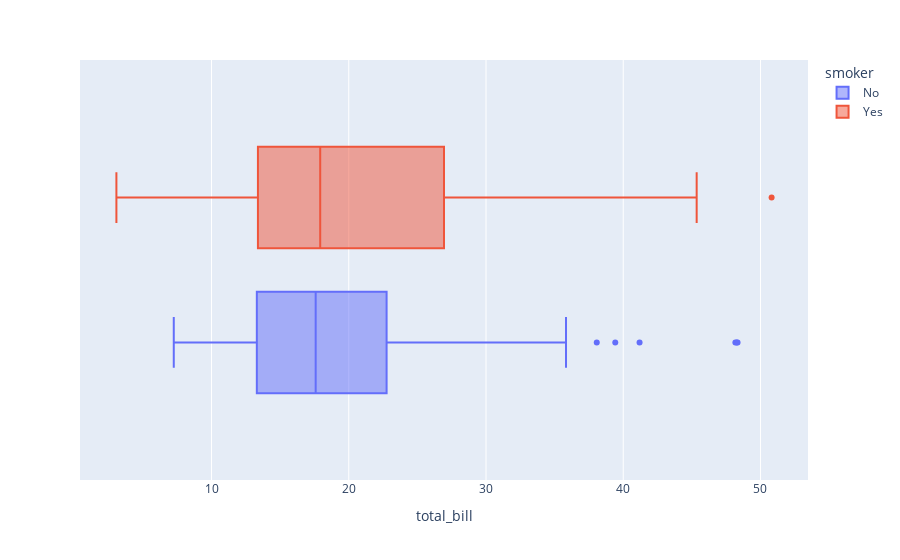

Here is the notebook cell this chart was saved with:
### Code cell
px.box(tips,'total_bill', color='smoker')

### Figure 1 — Plotly figure (JSON) as saved in the notebook; plotly's stock layout.template omitted (floating-point values rounded to 4 significant figures; data arrays with more than 128 entries replaced by an {"elided": "..."} marker saying what was removed)
{"data": [{"alignmentgroup": "True", "hovertemplate": "smoker=No<br>total_bill=%{x}<extra></extra>", "legendgroup": "No", "marker": {"color": "#636efa"}, "name": "No", "notched": false, "offsetgroup": "No", "orientation": "h", "showlegend": true, "type": "box", "x": {"elided": "151 float values"}, "x0": " ", "xaxis": "x", "y0": " ", "yaxis": "y"}, {"alignmentgroup": "True", "hovertemplate": "smoker=Yes<br>total_bill=%{x}<extra></extra>", "legendgroup": "Yes", "marker": {"color": "#EF553B"}, "name": "Yes", "notched": false, "offsetgroup": "Yes", "orientation": "h", "showlegend": true, "type": "box", "x": [45.35, 44.3, 50.81, 43.11, 40.55, 38.73, 40.17, 38.01, 32.83, 34.63, 34.65, 32.9, 31.85, 30.46, 30.06, 32.68, 30.14, 28.97, 28.44, 27.18, 28.15, 26.86, 27.28, 26.59, 24.27, 24.01, 28.17, 25.21, 25.89, 22.67, 25.28, 22.12, 23.1, 22.42, 21.01, 23.33, 20.9, 20.29, 23.17, 20.53, 19.44, 20.49, 17.89, 19.81, 17.92, 18.71, 18.15, 18.29, 17.51, 15.69, 16, 16.4, 16.27, 15.36, 15.48, 16.47, 15.01, 16.82, 15.69, 15.81, 16.58, 15.53, 14.48, 15.38, 16.32, 13.42, 13.81, 12.9, 12.6, 13.51, 13, 13, 13.27, 12.74, 12.03, 12.76, 14.31, 11.59, 12.16, 13.42, 11.24, 11.02, 10.59, 11.35, 10.63, 10.34, 10.09, 8.58, 7.74, 9.6, 5.75, 7.25, 3.07], "x0": " ", "xaxis": "x", "y0": " ", "yaxis": "y"}], "layout": {"boxmode": "group", "legend": {"title": {"text": "smoker"}, "tracegroupgap": 0}, "margin": {"t": 60}, "xaxis": {"anchor": "y", "domain": [0, 1], "title": {"text": "total_bill"}}, "yaxis": {"anchor": "x", "domain": [0, 1]}}}
